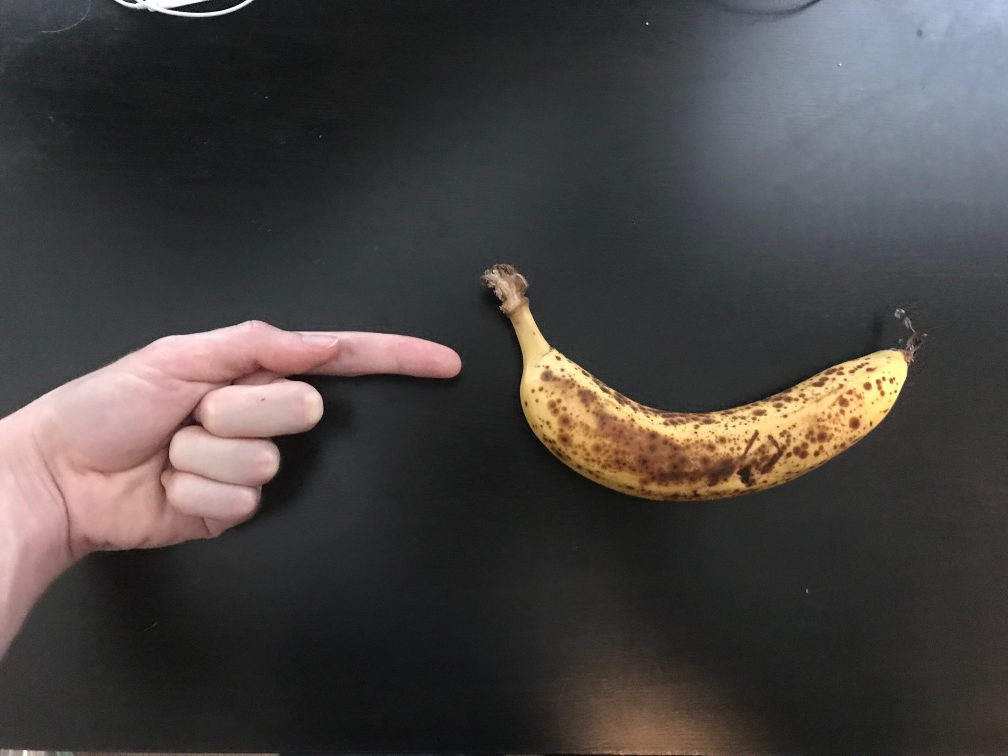
#> input picture WebCam_images/banana_test/banana1_153grams_ver3.jpg, 2016 x 1512 px (shown at 1/2 size)
$ jupyter execute --allow-errors 100.MaskR-CNN_Top-Side-View_ver6.ipynb   (shell and % lines are left out)
#> lines starting #> are read from the running program, lines starting #| are printed output that depends on the picture
# 0. Import Modules and Setup Global Variables

[cell 1]
import cv2, os
import numpy as np
import math as m
from matplotlib import pyplot as plt
print(os.getcwd())

[cell 2]
############################ Global variables used in object_detection_mask() function ############################
# Fruit/Vegetable/Object Parameters
# coco_labels.txt, Labels for fruit/vegetable (6 labels)
LABELS = {0: "Person", 51: "Banana", 52: "Apple", 54: "Orange", 55: "Broccoli", 56: "Carrot"}

# Color in BGR in CV2 not RGB, match color with object's color in object_detection_mask() function
COLORS = {"Person": (179,179,255), "Banana": (72,216,255), "Apple": (0,8,255),
         "Carrot": (33,145,237), "Orange": (0,126,255), "Broccoli": (0,255,74)}

# Object Detect Mask and Score Threshold in object_detection_mask() function
MASK_THRESHOLD = 0.65
SCORE_THRESHOLD = 0.75

############################ Global variables used in Item() and Finger(Item) class ############################
# TODO: Adjust the volume cm3 based on shape of item (need to update from testing the mass obtained vs real life mass)
ITEM_VOLUME_ADJUSTMENT = {"Banana": 3.1, "Apple": 2.475, "Carrot": 1.0, "Orange": 1.72, "Broccoli": 1.0}

# Shape Category [different shape will have their own volume equation]
SPHERE_SHAPE = ['Apple', 'Orange']
BANANA_SHAPE = ['Banana']
CARROT_SHAPE = ['Carrot']
BROCCOLI_SHAPE = ['Broccoli']

# TODO: Density (g/cm3) [Refer to excel sheet]
APPLE_DENSITY = 0.53
BANANA_DENSITY = 0.63
ORANGE_DENSITY = 0.76
CARROT_DENSITY = 1     # TODO: need to find out
BROCCOLI_DENSITY = 1   # TODO: need to find out

# Calories per gram [Refer to excel sheet]
APPLE_CONVERT_TO_CALORIE = 52 / 100        # 52 calorie per 100 g
BANANA_CONVERT_TO_CALORIE = 89 / 100       # 89 calorie per 100 g
ORANGE_CONVERT_TO_CALORIE = 47 / 100       # 47 calorie per 100 g
CARROT_CONVERT_TO_CALORIE = 41 / 100       # 41 calorie per 100 g
BROCCOLI_CONVERT_TO_CALORIE = 34 / 100     # 34 calorie per 100 g

# Finger Size (cm) [my left index finger size]  Maybe use width of finger for both top and side view
INDEX_FINGER_WIDTH = 1.48    # 14.8mm
INDEX_FINGER_HEIGHT = 1.185  # 11.85mm

########################### Window Parameters ###########################
# Input Resize Image for CNN input
IMG_WIDTH, IMG_HEIGHT  = (640, 480)

# Define plot size for all plots
plt.rcParams['figure.figsize'] = [6.4*1.75, 4.8*1.75]

# 1. Load Mask RCNN

[cell 3]
# Get file path of weights(.pb) and config (.pbtxt)
frozen_pb = os.path.join("cv_dnn", "mask_rcnn_inception_v2_coco_2018_01_28", "frozen_inference_graph.pb")
pb_txt = os.path.join("cv_dnn", "mask_rcnn_inception_v2_coco_2018_01_28.pbtxt")

print("Weights:", frozen_pb)
print("Config:", pb_txt)

# Load the weights and the config of Mask RCNN
#> (the rest of this cell did not finish here and is left out)

## 1.1 Object Detection and Image Mask Segmentation Function

[cell 4]
"""
    Modified Source code from: https://www.youtube.com/watch?v=8m8m4oWsp8M
    YouTube Title: Instance Segmentation MASK R-CNN | with Python and Opencv
    YouTube Name: Pysource
    YouTube Date: May 18, 2021
"""
def object_detection_mask(img):
    """
    Passes the img into the MaskRCNN model to get the object detection boxes and its masks segmentation img.

        Parameters:
                    img (numpy.ndarray): Original image

        Returns:
                    img (numpy.ndarray): Image with object detection boxes+labels drawn on top
                    black_image (numpy.ndarray): Image segmentation mask of each detected object
                    box_list (list: numpy.ndarray): List of detected boxes
    """
    height, width, _ = img.shape  # (row, column)
    box_list = []

    ########################### Generate random colors and create black image ###########################
    black_image = np.zeros((height, width, 3), np.uint8)

    ########################### Detect objects ###########################
    blob = cv2.dnn.blobFromImage(img, swapRB=True)  # Get blob of input image
    net.setInput(blob)

    # boxes.shape (1,1,100,7),  mask.shape (100,90,15,15)
    boxes, masks = net.forward(["detection_out_final", "detection_masks"])  # Actual prediction (takes time)
    detection_count = boxes.shape[2]  # number of objects detected, 100 is the limit

    ############################ For each objects detected, draw box and mask ###########################
    for i in range(detection_count):
        # box [0,label,confidence,x1,y1,x2,y2] coods are normalised to 0-1 so multiply
        #     the coods with image's width and height
        box = boxes[0, 0, i]
        class_id = int(box[1])  # Label/Class number, refer to coco_labels.txt
        score = box[2]          # Confidence percentage

        # If score below (is part of label) or not part of labels want to detect skip
        if (class_id not in LABELS) or (score < SCORE_THRESHOLD):
            continue

        color = COLORS[LABELS[class_id]] # Color of object, defined in section 0

        ############################ Get Box Coordinates and Draw Box and Label ############################
        x = int(box[3] * width)    # Top left
        y = int(box[4] * height)   # Top left
        x2 = int(box[5] * width)   # Bottom right
        y2 = int(box[6] * height)  # Bottom right

        new_box = list(box.copy())
        new_box[3:] = (x, y, x2, y2)
        new_box[1] = LABELS[int(class_id)]
        box_list.append(new_box) # Get the box data

        # Draw rectangle box around detected object
        line_thickness = 2
        pad_x, pad_y = 2, 4
        cv2.rectangle(img, (x,y), (x2,y2), color, line_thickness)

        # Draw Label's rectangle box and Add Text
        label_box_height = 20   # Change Height of Label Box
        label_box_width = 75    # Change Width of Label Box

        # Positions for box
        label_x = x - line_thickness // 2
        label_y = y - label_box_height
        label_x2 = x + label_box_width
        label_y2 = y

        # Draw Box
        cv2.rectangle(img, (label_x,label_y), (label_x2,label_y2), color, cv2.FILLED)

        # Draw Text
        font = cv2.FONT_HERSHEY_SIMPLEX
        cv2.putText(img, LABELS[class_id], (x + pad_x, y - pad_y), font, 0.5, (0,0,0), 1, cv2.LINE_AA)

        ############################ Get the mask ############################
        roi = black_image[y: y2, x: x2]

        roi_height, roi_width, _ = roi.shape
        mask = masks[i, int(class_id)]  # mask.shape -> (15, 15)
        mask = cv2.resize(mask, (roi_width, roi_height))    # Resize from (15,15) to actual size

        # 0.5 is threshold of confidence score of each pixel? so over 0.5 becomes 255 and 0 otherwise
        _, mask = cv2.threshold(mask, MASK_THRESHOLD, 255, cv2.THRESH_BINARY)

        ############################ Get Mask Coordinates ############################
        # Extract boundary of object
        contours, _ = cv2.findContours(np.array(mask, np.uint8), cv2.RETR_EXTERNAL, cv2.CHAIN_APPROX_SIMPLE)

        ############################ Draw and Fill Polygons ############################
        for cnt in contours:
            cv2.fillPoly(roi, [cnt], color)

    ############################ Display output image on computer ############################
    cv2.imshow("Frame", img)
    cv2.imshow("Black Image", black_image)

    return (img.copy(), black_image.copy(), box_list)

## 1.2 Item and Finger Class

[cell 5]
class Item:
    """
    Object detected in images with their full information.
    """
    # [124 lines left out: function __init__, not called in this run]

    def __repr__(self):
        return f"Item(full_original_img, full_segmentation_img, box, object_detect_img)"

    # [53 lines left out: functions __str__, get_name, get_confidence, get_rectangle_coods_top_left, get_rectangle_coods_bot_right, get_num_pixels and 1 more, not called in this run]

    def get_volume_cm3(self):
        return self.volume

    # [237 lines left out: functions get_mass, get_calorie, show_original_image, show_segmentation_image, show_original_object, show_color_segment_object and 8 more, not called in this run]
########################### Finger Class ###########################
class Finger(Item):
    # [186 lines left out: functions __init__, initialize_data, debugging_finger_2_lines, get_num_pixels_inner_vertical_line_finger, get_pixels_length_per_cm, get_pixels_per_cm_squared and 1 more, not called in this run]

# 2. Detect Static Image

## 2.1 Side View Image

[cell 6]
# [12 lines of commented-out code are left out]

img_file = "banana1_153grams_ver3.jpg"
img_path = os.path.join("WebCam_images", "banana_test", img_file)


print(img_path)

[cell 7]
# Read image and resize image to (640, 480) or other dimensions
img = cv2.imread(img_path)
#> img is the input picture: shape (1512, 2016, 3); mean B, G, R 64.9, 66.4, 70.5
img = cv2.resize(img, (IMG_WIDTH,IMG_HEIGHT), interpolation = cv2.INTER_AREA)
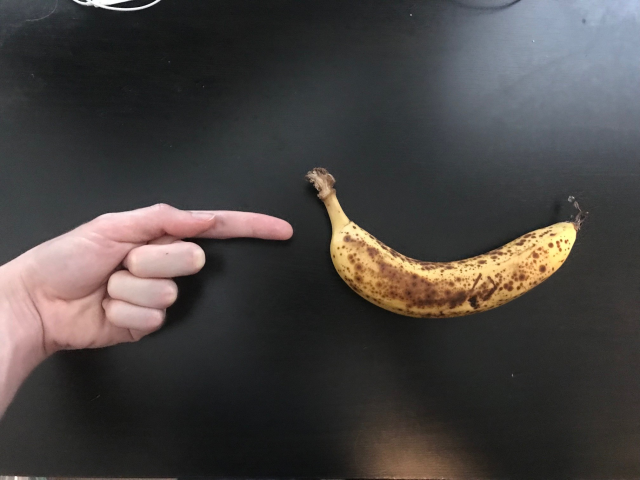
#> img: shape (480, 640, 3); mean B, G, R 64.9, 66.4, 70.5

original_img = img.copy() # Vanilla pure image, no overlays, boxes, labels, etc
overlay = img.copy() # For mask overlay
height, width, _ = img.shape
#> height = 480; width = 640

# 0 = open until any key is pressed, then close, any other number, in milliseconds, opens window in that duration
cv2.imshow("[SIDE] Original Image ({},{})".format(width, height), img)
cv2.waitKey(0)
cv2.destroyAllWindows()

plt.imshow(cv2.cvtColor(img, cv2.COLOR_BGR2RGB))  # Inline show image in notebook

print("Width:", width)
#| Width: 640
print("Height:", height)
#| Height: 480

### 2.11 Object Detection Function

#> (a cell that did not finish here is left out)


$ run again, with WebCam_images/apple_test/apple1_sideview_264gram_3.jpg copied over WebCam_images/banana_test/banana1_153grams_ver3.jpg
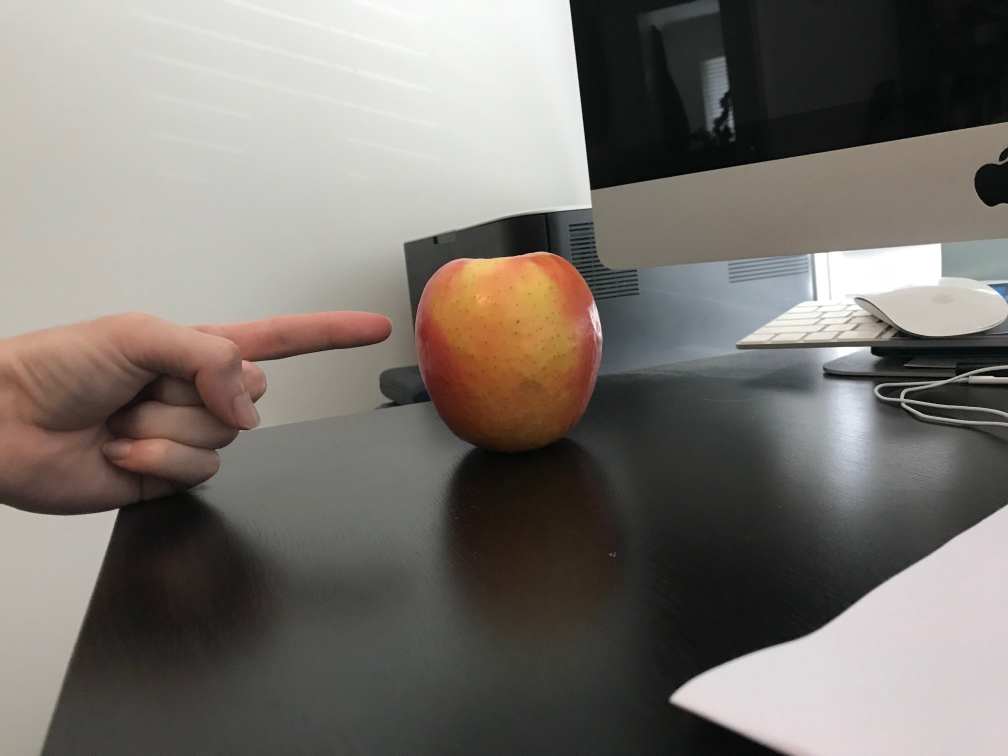
#> input picture WebCam_images/apple_test/apple1_sideview_264gram_3.jpg, 2016 x 1512 px (shown at 1/2 size)
#> img is the input picture: shape (1512, 2016, 3); mean B, G, R 110.5, 116.1, 121.5
#> `img = cv2.resize(img, (IMG_WIDTH,IMG_HEIGHT), interpolation = cv2.INTE..`:
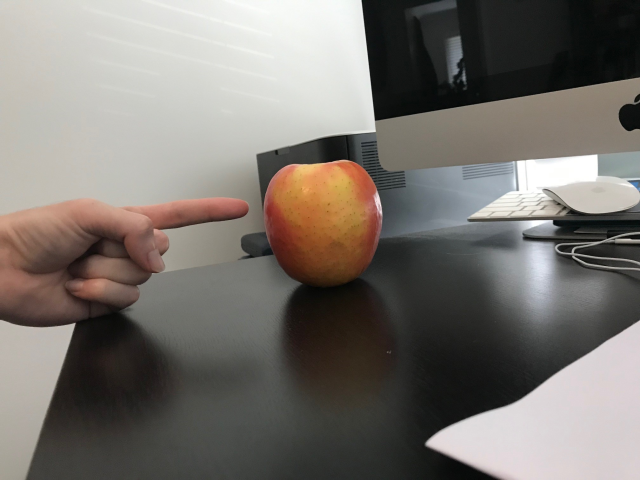
#> img: shape (480, 640, 3); mean B, G, R 110.5, 116.1, 121.5
#| Width: 640
#| Height: 480

$ run again, with WebCam_images/orange_test/orange10_338gram.jpg copied over WebCam_images/banana_test/banana1_153grams_ver3.jpg
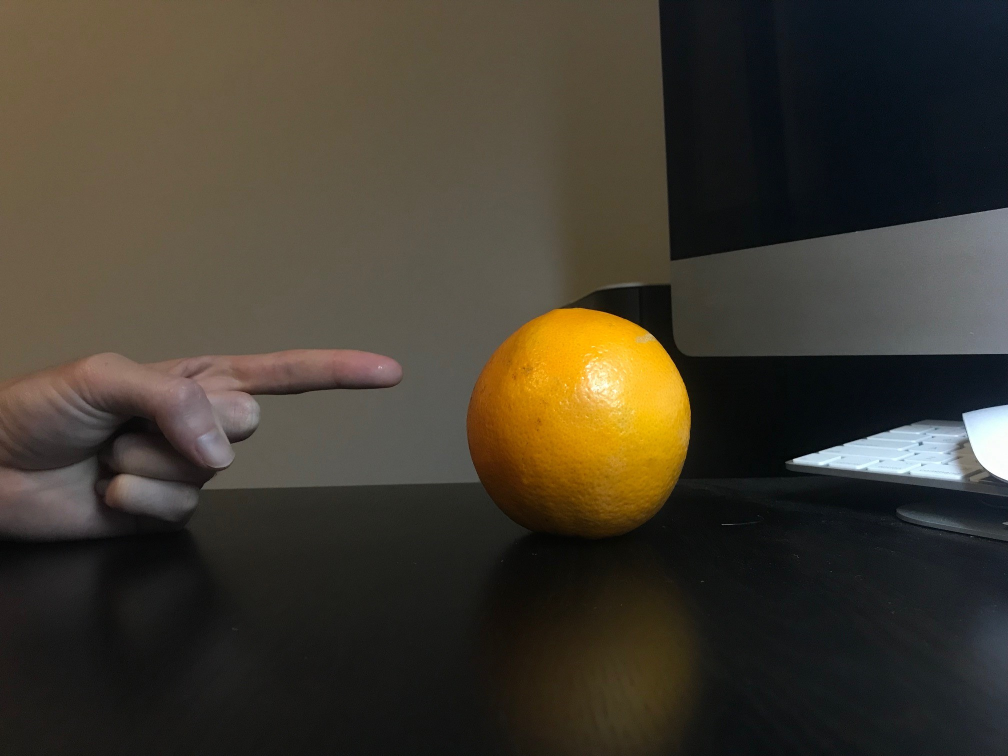
#> input picture WebCam_images/orange_test/orange10_338gram.jpg, 2016 x 1512 px (shown at 1/2 size)
#> img is the input picture: shape (1512, 2016, 3); mean B, G, R 47.8, 59.6, 65.7
#> `img = cv2.resize(img, (IMG_WIDTH,IMG_HEIGHT), interpolation = cv2.INTE..`:
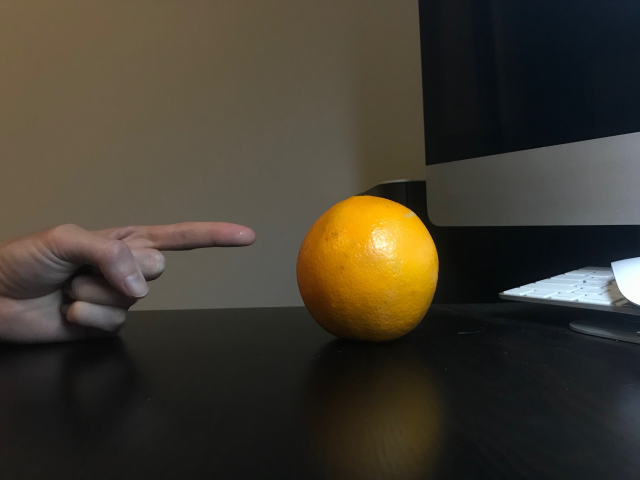
#> img: shape (480, 640, 3); mean B, G, R 47.8, 59.6, 65.7
#| Width: 640
#| Height: 480
